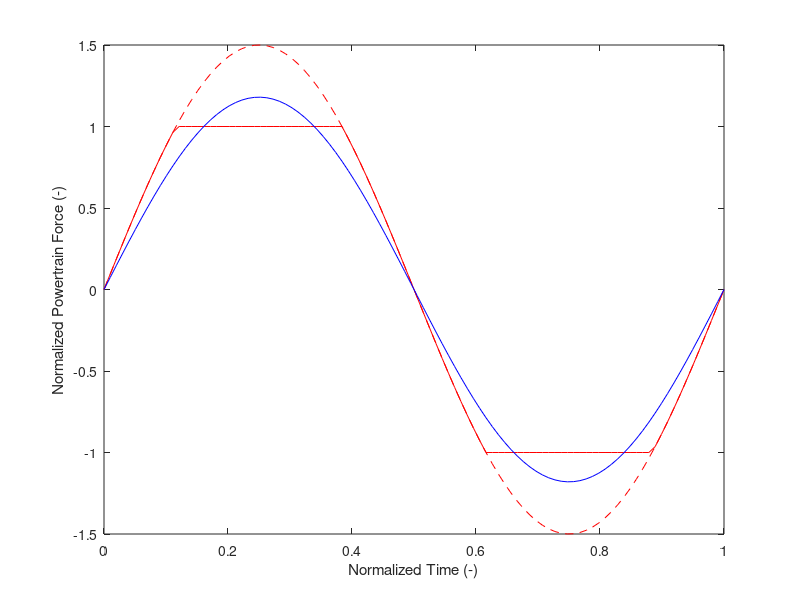

MATLAB code for this plot: (Note: this script raises an error after producing the figure.)
function figs = sin_desc_fcn_demo()

    %% force saturation
    x = linspace(0, 1, 100);
    y = 1.5 * sin(x * 2 * pi);
    idx_sat = abs(y) > 1;
    ysat = y;
    ysat(idx_sat) = 1 * sign(y(idx_sat));

    yfund = 1.18 * sin(x * 2 * pi);

    h1 = figure;
    h = plot(x, y, 'r--');
    hold on;
    plot(x, ysat, 'r', x, yfund, 'b');
    xlabel('Normalized Time (-)');
    ylabel('Normalized Powertrain Force (-)');
    improvePlot;
    set(h, 'HandleVisibility', 'off');

    legend('Saturated Signal', 'Fundamental Amplitude', 'Interpreter', 'latex');

    % see what happens when added to phase shifted signal
    shift_on = false;
    if shift_on
        shift = 33;
        y_shift = .5 / 1.5 * [y(shift:end) y(1:(shift - 1))];
        plot(x, y_shift, x, ysat + y_shift, x, yfund + y_shift);
    end

    % alpha plot

    h2 = figure;
    r = linspace(1, 8, 50); % r = Fp / Fmax
    alpha = 2 / pi * (r .* asin(1 ./ r) + sqrt(1 - 1 ./ r.^2));
    plot(r, alpha);
    hold on;
    plot(r, 4 / pi * ones(size(r)), 'k--');
    text(1.25, 1.26, '4/\pi', 'FontSize', 18);
    xlim([1 8]);
    xticks(1:8);
    yticks(1:.1:1.3);
    xlabel('Force Ratio F_p/F_{max}');
    ylabel('Fundamental Ratio \alpha');
    improvePlot;

    %% drag
    drag_DF = 8 / (3 * pi) * sin(x * 2 * pi);
    drag_actual = sin(x * 2 * pi) .* abs(sin(x * 2 * pi));

    h3 = figure;
    plot(x, drag_actual, 'r', x, drag_DF, 'b');
    xlabel('Normalized Time (-)');
    ylabel('Normalized Drag Force (-)');
    legend('Squared Signal $\sin(\omega t)|\sin(\omega t)|$', ...
           'Fundamental Amplitude $\frac{8}{3\pi}\sin(\omega t)$', 'Interpreter', 'latex');
    improvePlot;

    % Return handles in creation order
    figs = [h1, h2, h3];

end
